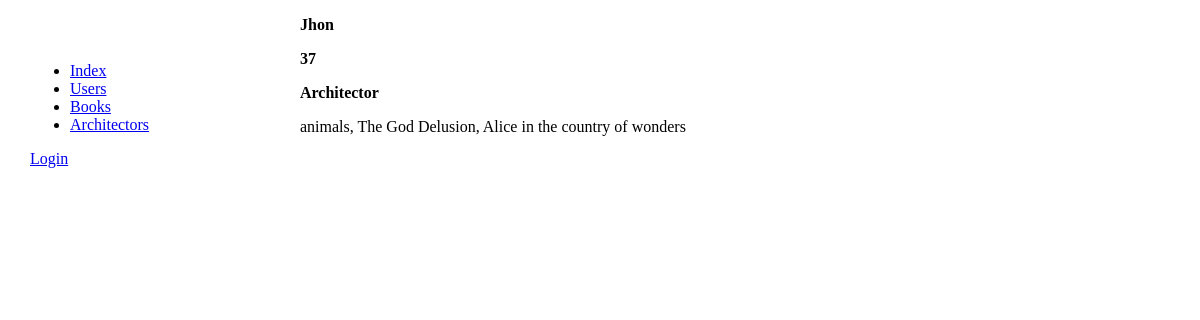
/myapp/client/6, run on the app's committed database.
### myapp/models.py (models this page shows, shortened)
class Client(models.Model):
    name  = models.CharField(max_length=255)
    age = models.IntegerField(null=True, blank=True)
    major = models.ForeignKey(Major, help_text="Специальность", on_delete=models.SET_NULL, null=True)
    books = models.ManyToManyField('Book', help_text='Выберите книги')

class Major(models.Model):
    title = models.CharField(max_length=255)
    def __str__(self):
        return self.title

class Book(models.Model):
    book = models.CharField(max_length=255)
    summary = models.TextField(max_length=1000, help_text="Enter a brief description of the book", null=True)
    def __str__(self):
        return self.book
    class Meta:
        permissions = (('can_edit_book', 'Edit book'),)

### myapp/views.py (the view)
# urls.py: re_path(r'^client/(?P<pk>\d+)$', views.ClientDetailView.as_view(), name='client-detail'),
class ClientDetailView(generic.DetailView):
    model = Client
    template_name = 'myapp/client_detail.html'

### myapp/templates/myapp/client_detail.html
{% extends 'base_generic.html' %}
{% block content %}
    <p><strong> {{ client.name }} </strong></p>
    <p><strong> {{ client.age }} </strong></p>
    <p><strong> {{ client.major }} </strong></p>
    <p>{% for book in client.books.all %}{{ book }}{% if not forloop.last %}, {% endif %}{% endfor %}</p>
{% endblock %}

### myapp/static/css/style.css (style rules this page uses)
body { margin: 0; padding: 0; }

### data on the page
Client: name "Jhon", age "37", major "Architector"
Book: book "animals"
Book: book "The God Delusion"
Book: book "Alice in the country of wonders"
